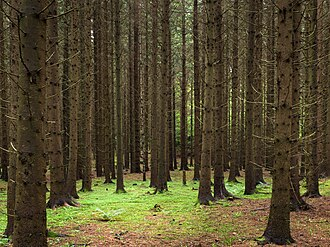
#> input picture backend/tests/fixtures/cc0_spruce_forest.jpg, 330 x 247 px
$ python prepare_dataset.py --src ../tests/fixtures --out out
#> lines starting #> are read from the running program, lines starting #| are printed output that depends on the picture
"""Prepare lossless grayscale cover images and deterministic train/val/test splits."""

import argparse
import hashlib
import json
import sys
from pathlib import Path
from typing import TypedDict

from PIL import Image, UnidentifiedImageError

IMAGE_SUFFIXES = {".bmp", ".jpeg", ".jpg", ".pgm", ".png", ".tif", ".tiff", ".webp"}
DEFAULT_SIZE = 256
DEFAULT_SEED = 1337


class DatasetSplits(TypedDict):
    """Cover IDs partitioned into train, validation, and test groups."""

    seed: int
    splits: dict[str, list[str]]


def prepare_dataset(
    source: Path,
    output: Path,
    size: int = DEFAULT_SIZE,
    seed: int = DEFAULT_SEED,
    origin: str = "unspecified user-provided image collection",
) -> dict[str, object]:
    """Convert source images into grayscale PNGs and create seeded cover splits.

    Args:
        source: Directory containing source images.
        output: Destination directory for resized images and metadata.
        size: Square output edge length in pixels.
        seed: Seed for the cover-level split.
        origin: Human-readable source attribution recorded in dataset metadata.

    Returns:
        The dataset card written to ``dataset_card.json``.

    Raises:
        FileNotFoundError: If the source directory does not exist.
        ValueError: If the source, size, seed, or an input image is invalid.
    """
    if not source.is_dir():
        raise FileNotFoundError(f"Source directory does not exist: {source}")
    if size < 1:
        raise ValueError("Output size must be a positive integer.")
    if seed < 0:
        raise ValueError("Seed must be non-negative.")
    if output.resolve().is_relative_to(source.resolve()):
        raise ValueError("Output directory must not be inside the source directory.")
    source_files = sorted(
        (
            path
            for path in source.rglob("*")
            if path.is_file() and path.suffix.lower() in IMAGE_SUFFIXES
        ),
        key=lambda path: path.relative_to(source).as_posix().casefold(),
    )
    if not source_files:
        raise ValueError(f"No supported image files found in {source}.")

    output.mkdir(parents=True, exist_ok=True)
    cover_ids: list[str] = []
    image_hashes: dict[str, str] = {}
    for index, input_path in enumerate(source_files):
        cover_id = f"cover_{index:05d}"
        output_path = output / f"{cover_id}.png"
        _convert_to_grayscale_png(input_path, output_path, size)
        cover_ids.append(cover_id)
        image_hashes[output_path.name] = _sha256_file(output_path)

    split_data = _make_splits(cover_ids, seed)
    splits_path = output / "splits.json"
    splits_path.write_text(
        json.dumps(split_data, indent=2, sort_keys=True) + "\n",
        encoding="utf-8",
    )
    dataset_card: dict[str, object] = {
        "format_version": 1,
        "origin": origin,
        "source_count": len(source_files),
        "image_count": len(cover_ids),
        "size": [size, size],
        "mode": "L",
        "seed": seed,
        "splits": {name: len(ids) for name, ids in split_data["splits"].items()},
        "image_sha256": image_hashes,
        "splits_sha256": _sha256_file(splits_path),
    }
    (output / "dataset_card.json").write_text(
        json.dumps(dataset_card, indent=2, sort_keys=True) + "\n",
        encoding="utf-8",
    )
    return dataset_card


def _convert_to_grayscale_png(source: Path, destination: Path, size: int) -> None:
    """Decode, resize, and save one 8-bit grayscale image."""
#> called with size = 256
    try:
        with Image.open(source) as image:
#> image is the input picture: PIL image 330x247 RGB; mean R, G, B 84.9, 76.1, 47.2
            image.load()
            grayscale = image.convert("L")
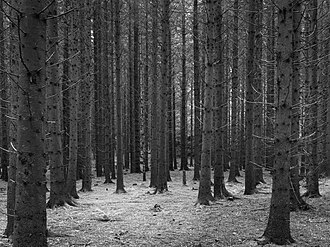
#> grayscale: PIL image 330x247 L; min 1, max 253, mean 75.4
            resized = grayscale.resize((size, size), Image.Resampling.LANCZOS)
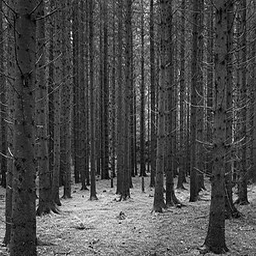
#> resized: PIL image 256x256 L; min 0, max 255, mean 75.4
            resized.save(destination, format="PNG", compress_level=6)
            with Image.open(destination) as check:
                if check.mode != "L" or check.size != (size, size):
                    raise RuntimeError(f"Dataset output validation failed for {destination}.")
    except (UnidentifiedImageError, OSError) as exc:
        raise ValueError(f"Could not decode source image {source}: {exc}") from exc


def _make_splits(cover_ids: list[str], seed: int) -> DatasetSplits:
    """Assign each cover ID to exactly one deterministic split."""
    import numpy as np

    shuffled = np.asarray(cover_ids, dtype=object)[
        np.random.default_rng(seed).permutation(len(cover_ids))
    ]
    train_end = int(len(cover_ids) * 0.70)
    validation_end = train_end + int(len(cover_ids) * 0.15)
    return {
        "seed": seed,
        "splits": {
            "train": shuffled[:train_end].tolist(),
            "val": shuffled[train_end:validation_end].tolist(),
            "test": shuffled[validation_end:].tolist(),
        },
    }


def _sha256_file(path: Path) -> str:
    """Hash a file's exact bytes with SHA-256."""
    digest = hashlib.sha256()
    with path.open("rb") as file:
        for chunk in iter(lambda: file.read(1024 * 1024), b""):
            digest.update(chunk)
    return digest.hexdigest()


def build_parser() -> argparse.ArgumentParser:
    """Build the documented dataset preparation CLI."""
    parser = argparse.ArgumentParser(description=__doc__)
    parser.add_argument("--src", required=True, type=Path, help="Folder of source images.")
    parser.add_argument("--out", required=True, type=Path, help="Output covers folder.")
    parser.add_argument("--size", type=int, default=DEFAULT_SIZE, help="Square resize edge.")
    parser.add_argument("--seed", type=int, default=DEFAULT_SEED, help="Split RNG seed.")
    parser.add_argument(
        "--origin",
        default="unspecified user-provided image collection",
        help="Dataset source attribution to record in the card.",
    )
    return parser


def main(argv: list[str] | None = None) -> int:
    """Run dataset preparation and report errors to stderr."""
    args = build_parser().parse_args(argv)
    try:
        card = prepare_dataset(args.src, args.out, args.size, args.seed, args.origin)
    except (FileNotFoundError, ValueError, RuntimeError) as exc:
        print(f"Dataset preparation failed: {exc}", file=sys.stderr)
        return 1
    print(
        f"Prepared {card['image_count']} grayscale images at {args.out}; splits: {card['splits']}"
    )
    return 0


if __name__ == "__main__":
    raise SystemExit(main())
#> (the program exits here)
